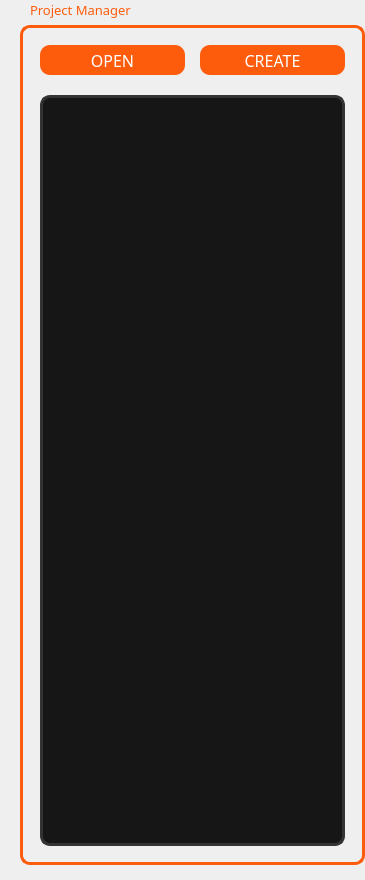
   <widget class="QFrame" name="frame_4">
    <property name="geometry">
     <rect>
      <x>0</x>
      <y>80</y>
      <width>365</width>
      <height>880</height>
     </rect>
    </property>
    <property name="frameShape">
     <enum>QFrame::NoFrame</enum>
    </property>
    <widget class="QLabel" name="lbl_project_manager">
     <property name="geometry">
      <rect>
       <x>30</x>
       <y>0</y>
       <width>151</width>
       <height>20</height>
      </rect>
     </property>
     <property name="font">
      <font>
       <family>JetBrains Mono</family>
       <pointsize>10</pointsize>
       <weight>50</weight>
       <bold>false</bold>
      </font>
     </property>
     <property name="styleSheet">
      <string notr="true">border: none;
color: #FE5C0D</string>
     </property>
     <property name="text">
      <string>Project Manager</string>
     </property>
    </widget>
    <widget class="QFrame" name="frm_project_manager">
     <property name="geometry">
      <rect>
       <x>20</x>
       <y>25</y>
       <width>345</width>
       <height>840</height>
      </rect>
     </property>
     <property name="sizePolicy">
      <sizepolicy hsizetype="Preferred" vsizetype="Preferred">
       <horstretch>0</horstretch>
       <verstretch>0</verstretch>
      </sizepolicy>
     </property>
     <property name="styleSheet">
      <string notr="true">border-radius: 10px;
border: 3px solid #FE5C0D;</string>
     </property>
     <property name="frameShape">
      <enum>QFrame::NoFrame</enum>
     </property>
     <widget class="QWidget" name="widget_project_manager" native="true">
      <property name="geometry">
       <rect>
        <x>20</x>
        <y>70</y>
        <width>305</width>
        <height>751</height>
       </rect>
      </property>
      <property name="styleSheet">
       <string notr="true">background-color: #161616;
border: 3px solid #333333;</string>
      </property>
     </widget>
     <widget class="QPushButton" name="btn_create_new_project">
      <property name="geometry">
       <rect>
        <x>180</x>
        <y>20</y>
        <width>145</width>
        <height>30</height>
       </rect>
      </property>
      <property name="sizePolicy">
       <sizepolicy hsizetype="Fixed" vsizetype="Fixed">
        <horstretch>0</horstretch>
        <verstretch>0</verstretch>
       </sizepolicy>
      </property>
      <property name="font">
       <font>
        <family>JetBrains Mono</family>
        <pointsize>12</pointsize>
        <weight>50</weight>
        <bold>false</bold>
       </font>
      </property>
      <property name="mouseTracking">
       <bool>true</bool>
      </property>
      <property name="styleSheet">
       <string notr="true">QPushButton {
	background-color: #FE5C0D;
	color: #FFFFFF;
	padding: 5px;
	border-radius: 10px;
	border: none;
}
QPushButton:hover{
	background-color: rgb(254, 81, 13);
    border: 2px solid rgb(254, 174, 13);
}</string>
      </property>
      <property name="text">
       <string>CREATE</string>
      </property>
     </widget>
     <widget class="QPushButton" name="btn_open_project">
      <property name="geometry">
       <rect>
        <x>20</x>
        <y>20</y>
        <width>145</width>
        <height>30</height>
       </rect>
      </property>
      <property name="sizePolicy">
       <sizepolicy hsizetype="Fixed" vsizetype="Fixed">
        <horstretch>0</horstretch>
        <verstretch>0</verstretch>
       </sizepolicy>
      </property>
      <property name="font">
       <font>
        <family>JetBrains Mono</family>
        <pointsize>12</pointsize>
        <weight>50</weight>
        <bold>false</bold>
       </font>
      </property>
      <property name="mouseTracking">
       <bool>true</bool>
      </property>
      <property name="styleSheet">
       <string notr="true">QPushButton {
	background-color: #FE5C0D;
	color: #FFFFFF;
	padding: 5px;
	border-radius: 10px;
	border: none;
}
QPushButton:hover{
	background-color: rgb(254, 81, 13);
    border: 2px solid rgb(254, 174, 13);
}</string>
      </property>
      <property name="text">
       <string>OPEN</string>
      </property>
     </widget>
    </widget>
   </widget>
